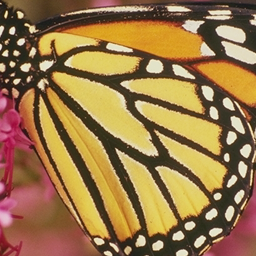
%> input picture butterfly_GT.bmp, 256 x 256 px
$ octave Demo_magnify_blow_Left.m   (GNU Octave 9; MATLAB toolbox functions it lacks are replaced by stand-ins)
%> lines starting %> are read from the running program, lines starting %| are printed output that depends on the picture; in (x1, y1, x2, y2) boxes, pixels count from 0 and x2, y2 are one past the last pixel; in counts of white or black regions, pixels touching at a corner belong together; the program's own positions count from 1
### draw_rect.m
function [state,result]=draw_rect(data,pointAll,windSize,lineSize,showOrNot)
% 函数调用：[state,result]=draw_rect(data,pointAll,windSize,showOrNot)
% 函数功能：在图像画个长方形框
% 函数输入：data为原始的大图，可为灰度图，可为彩色图
%          pointAll 框的左上角在大图中的坐标(每行代表一个坐标)，
%                   注意：在图中的坐标系为第一列为y,第二列为x(很奇怪的)
%          windSize 框的大小 windSize=[112,92] 分别表示长宽
%          showOrNot 是否要显示,默认为显示出来
% 函数输出：state -- 表示程序结果状态
%          result - 结果图像数据
% 函数历史： v0.0 @2013-01-27 created by Aborn

if nargin < 4
    showOrNot = 1;
end

%rgb  =  [255,240,245];
rgb = [0 255 0];                                 % 边框颜色   绿色
% [4 lines of commented-out code are left out]

windSize(1,1)=windSize(1,1);
windSize(1,2) = windSize(1,2);
if windSize(1,1) > size(data,1) ||...
        windSize(1,2) > size(data,2)
    state = -1;                                     % 说明窗口太大，图像太小，没必要获取
    disp('the window size is larger then image...');
    return;
end

result = data;
if size(data,3) == 3
    for k=1:3
        for i=1:size(pointAll,1)   %画边框顺序为：上右下左的原则
            result(pointAll(i,1),pointAll(i,2):pointAll(i,2)+windSize(i,1),k) = rgb(1,k);
            result(pointAll(i,1):pointAll(i,1)+windSize(i,2),pointAll(i,2)+windSize(i,1),k) = rgb(1,k);
            result(pointAll(i,1)+windSize(i,2),pointAll(i,2):pointAll(i,2)+windSize(i,1),k) = rgb(1,k);
            result(pointAll(i,1):pointAll(i,1)+windSize(i,2),pointAll(i,2),k) = rgb(1,k);
            if lineSize == 2 || lineSize == 3
                result(pointAll(i,1)+1,pointAll(i,2):pointAll(i,2)+windSize(i,1),k) = rgb(1,k);
                result(pointAll(i,1):pointAll(i,1)+windSize(i,2),pointAll(i,2)+windSize(i,1)-1,k) = rgb(1,k);
                result(pointAll(i,1)+windSize(i,2)-1,pointAll(i,2):pointAll(i,2)+windSize(i,1),k) = rgb(1,k);
                result(pointAll(i,1):pointAll(i,1)+windSize(i,2),pointAll(i,2)-1,k) = rgb(1,k);
                if lineSize == 3
                    result(pointAll(i,1)-1,pointAll(i,2):pointAll(i,2)+windSize(i,1),k) = rgb(1,k);
                    result(pointAll(i,1):pointAll(i,1)+windSize(i,2),pointAll(i,2)+windSize(i,1)+1,k) = rgb(1,k);
                    result(pointAll(i,1)+windSize(i,2)+1,pointAll(i,2):pointAll(i,2)+windSize(i,1),k) = rgb(1,k);
                    result(pointAll(i,1):pointAll(i,1)+windSize(i,2),pointAll(i,2)+1,k) = rgb(1,k);
                end
            end
        end
    end
end

state = 1;

if showOrNot == 1
    figure;
    imshow(result);
end

### Demo_magnify_blow_Left.m
            clc;
            clear;
            close all;

            img = imread('butterfly_GT.bmp');
%> img is the input picture: size 256x256x3 uint8; mean R, G, B 153, 119.2, 72.8


            [rows, cols, a] = size(img);
%> rows = 256; cols = 256; a = 3
            factor = 3;
            x = 220; %65
            y = 120; %155
            stride = 30;
            Line1 = 1;
            Line2 = 2;
            im_crop = img(x : x + stride, y : y + stride, :);%set the (x,y) and stride yourself.
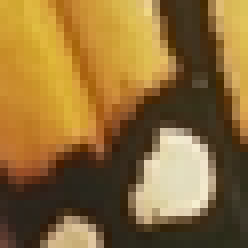
%> im_crop: size 31x31x3 uint8 (shown 8 times larger); mean R, G, B 141.3, 108.8, 55.9
            im_crop_large = imresize(im_crop, factor, 'nearest') ; %set the  factor yourself.
            [hei, wid,dep] = size(im_crop_large);
%> hei = 93; wid = 93; dep = 3
            img(end-hei+1:end, 1:wid, :) = im_crop_large; % Left Bottom
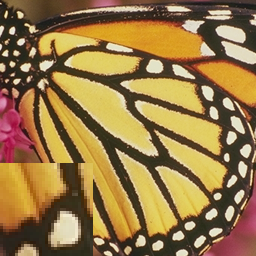
%> img: size 256x256x3 uint8; 13.2% of pixels changed, all inside (x1, y1, x2, y2) = (0, 163, 93, 256)
            if a == 1
                r = double(img);
                g = double(img);
                b = double(img);
                img = uint8(cat(3, r, g, b));
            end
            [state1, result] = draw_rect(img, [x, y], [stride, stride], Line1, 0);
%> after the loop in draw_rect, `for k=1:3`:
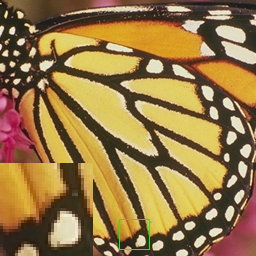
%> result: size 256x256x3 uint8; 0.18% of pixels changed, all inside (x1, y1, x2, y2) = (119, 219, 150, 250)
%> state1 = 1

            [state, result] = draw_rect(result, [rows - hei + 1, 2],[stride * factor + Line2, stride * factor + Line2], Line2, 1); % Left Bottom
%> call 2 of draw_rect, with pointAll = [164 2], windSize = [92 92], lineSize = 2, showOrNot = 1
%> after the loop in draw_rect (call 2), `for k=1:3`:
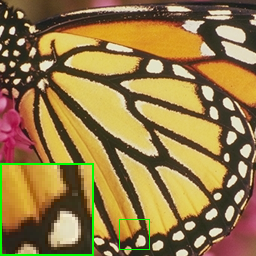
%> result: size 256x256x3 uint8; 1.12% of pixels changed, all inside (x1, y1, x2, y2) = (0, 163, 94, 256)
%> state = 1
            imwrite(result,'1_Ori_220_120_fac_3_stride_30.png');
